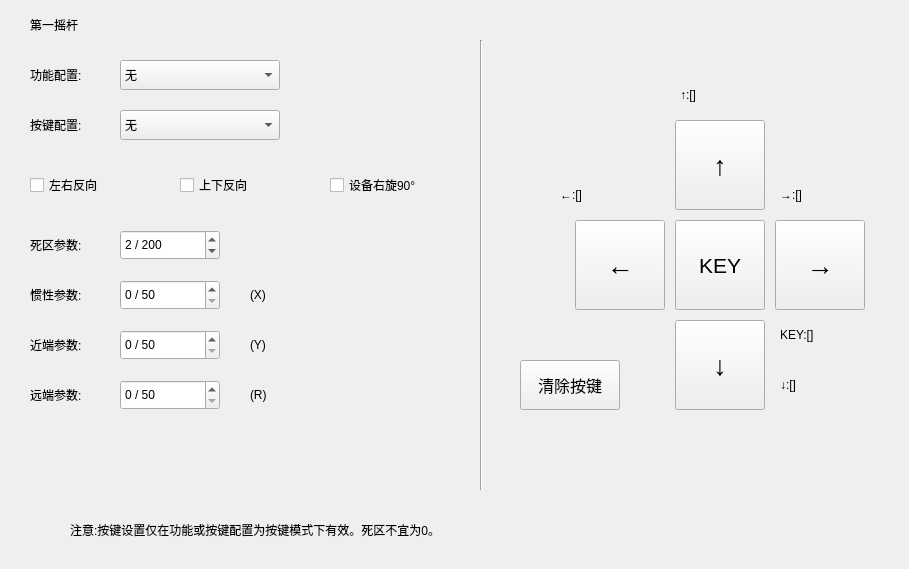
   <widget class="QWidget" name="tab_r">
    <attribute name="title">
     <string>摇杆</string>
    </attribute>
    <widget class="QComboBox" name="cBox_r_1">
     <property name="geometry">
      <rect>
       <x>120</x>
       <y>60</y>
       <width>160</width>
       <height>30</height>
      </rect>
     </property>
     <property name="focusPolicy">
      <enum>Qt::NoFocus</enum>
     </property>
     <item>
      <property name="text">
       <string>无</string>
      </property>
     </item>
     <item>
      <property name="text">
       <string>4向4键</string>
      </property>
     </item>
     <item>
      <property name="text">
       <string>8向4键</string>
      </property>
     </item>
     <item>
      <property name="text">
       <string>速度鼠标</string>
      </property>
     </item>
     <item>
      <property name="text">
       <string>位置鼠标</string>
      </property>
     </item>
    </widget>
    <widget class="QSpinBox" name="spinBox_v_1">
     <property name="geometry">
      <rect>
       <x>120</x>
       <y>280</y>
       <width>100</width>
       <height>30</height>
      </rect>
     </property>
     <property name="focusPolicy">
      <enum>Qt::NoFocus</enum>
     </property>
     <property name="suffix">
      <string> / 50</string>
     </property>
     <property name="maximum">
      <number>50</number>
     </property>
    </widget>
    <widget class="QSpinBox" name="spinBox_r_1">
     <property name="geometry">
      <rect>
       <x>120</x>
       <y>230</y>
       <width>100</width>
       <height>30</height>
      </rect>
     </property>
     <property name="focusPolicy">
      <enum>Qt::NoFocus</enum>
     </property>
     <property name="suffix">
      <string> / 200</string>
     </property>
     <property name="maximum">
      <number>200</number>
     </property>
     <property name="value">
      <number>2</number>
     </property>
    </widget>
    <widget class="QPushButton" name="key_r_1_0">
     <property name="geometry">
      <rect>
       <x>675</x>
       <y>120</y>
       <width>90</width>
       <height>90</height>
      </rect>
     </property>
     <property name="font">
      <font>
       <pointsize>20</pointsize>
      </font>
     </property>
     <property name="focusPolicy">
      <enum>Qt::NoFocus</enum>
     </property>
     <property name="text">
      <string>↑</string>
     </property>
    </widget>
    <widget class="QPushButton" name="key_r_1_1">
     <property name="geometry">
      <rect>
       <x>675</x>
       <y>320</y>
       <width>90</width>
       <height>90</height>
      </rect>
     </property>
     <property name="font">
      <font>
       <pointsize>20</pointsize>
      </font>
     </property>
     <property name="focusPolicy">
      <enum>Qt::NoFocus</enum>
     </property>
     <property name="text">
      <string>↓</string>
     </property>
    </widget>
    <widget class="QPushButton" name="key_r_1_2">
     <property name="geometry">
      <rect>
       <x>575</x>
       <y>220</y>
       <width>90</width>
       <height>90</height>
      </rect>
     </property>
     <property name="font">
      <font>
       <pointsize>20</pointsize>
      </font>
     </property>
     <property name="focusPolicy">
      <enum>Qt::NoFocus</enum>
     </property>
     <property name="text">
      <string>←</string>
     </property>
    </widget>
    <widget class="QPushButton" name="key_r_1_3">
     <property name="geometry">
      <rect>
       <x>775</x>
       <y>220</y>
       <width>90</width>
       <height>90</height>
      </rect>
     </property>
     <property name="font">
      <font>
       <pointsize>20</pointsize>
      </font>
     </property>
     <property name="focusPolicy">
      <enum>Qt::NoFocus</enum>
     </property>
     <property name="text">
      <string>→</string>
     </property>
    </widget>
    <widget class="Line" name="line">
     <property name="geometry">
      <rect>
       <x>480</x>
       <y>40</y>
       <width>3</width>
       <height>450</height>
      </rect>
     </property>
     <property name="focusPolicy">
      <enum>Qt::NoFocus</enum>
     </property>
     <property name="orientation">
      <enum>Qt::Vertical</enum>
     </property>
    </widget>
    <widget class="QPushButton" name="key_r_1">
     <property name="geometry">
      <rect>
       <x>675</x>
       <y>220</y>
       <width>90</width>
       <height>90</height>
      </rect>
     </property>
     <property name="font">
      <font>
       <pointsize>16</pointsize>
      </font>
     </property>
     <property name="focusPolicy">
      <enum>Qt::NoFocus</enum>
     </property>
     <property name="text">
      <string>KEY</string>
     </property>
    </widget>
    <widget class="QLabel" name="label_8">
     <property name="geometry">
      <rect>
       <x>30</x>
       <y>10</y>
       <width>100</width>
       <height>30</height>
      </rect>
     </property>
     <property name="focusPolicy">
      <enum>Qt::NoFocus</enum>
     </property>
     <property name="text">
      <string>第一摇杆</string>
     </property>
    </widget>
    <widget class="QLabel" name="label_12">
     <property name="geometry">
      <rect>
       <x>30</x>
       <y>60</y>
       <width>100</width>
       <height>30</height>
      </rect>
     </property>
     <property name="focusPolicy">
      <enum>Qt::NoFocus</enum>
     </property>
     <property name="text">
      <string>功能配置:</string>
     </property>
    </widget>
    <widget class="QLabel" name="label_14">
     <property name="geometry">
      <rect>
       <x>30</x>
       <y>280</y>
       <width>100</width>
       <height>30</height>
      </rect>
     </property>
     <property name="focusPolicy">
      <enum>Qt::NoFocus</enum>
     </property>
     <property name="text">
      <string>惯性参数:</string>
     </property>
    </widget>
    <widget class="QLabel" name="label_16">
     <property name="geometry">
      <rect>
       <x>30</x>
       <y>230</y>
       <width>100</width>
       <height>30</height>
      </rect>
     </property>
     <property name="focusPolicy">
      <enum>Qt::NoFocus</enum>
     </property>
     <property name="text">
      <string>死区参数:</string>
     </property>
    </widget>
    <widget class="QLabel" name="lb_r_1_0">
     <property name="geometry">
      <rect>
       <x>680</x>
       <y>80</y>
       <width>120</width>
       <height>30</height>
      </rect>
     </property>
     <property name="focusPolicy">
      <enum>Qt::NoFocus</enum>
     </property>
     <property name="text">
      <string>↑:[]</string>
     </property>
    </widget>
    <widget class="QLabel" name="lb_r_1_1">
     <property name="geometry">
      <rect>
       <x>780</x>
       <y>370</y>
       <width>120</width>
       <height>30</height>
      </rect>
     </property>
     <property name="focusPolicy">
      <enum>Qt::NoFocus</enum>
     </property>
     <property name="text">
      <string>↓:[]</string>
     </property>
    </widget>
    <widget class="QLabel" name="lb_r_1_2">
     <property name="geometry">
      <rect>
       <x>560</x>
       <y>180</y>
       <width>120</width>
       <height>30</height>
      </rect>
     </property>
     <property name="focusPolicy">
      <enum>Qt::NoFocus</enum>
     </property>
     <property name="text">
      <string>←:[]</string>
     </property>
    </widget>
    <widget class="QLabel" name="lb_r_1_3">
     <property name="geometry">
      <rect>
       <x>780</x>
       <y>180</y>
       <width>120</width>
       <height>30</height>
      </rect>
     </property>
     <property name="focusPolicy">
      <enum>Qt::NoFocus</enum>
     </property>
     <property name="text">
      <string>→:[]</string>
     </property>
    </widget>
    <widget class="QLabel" name="lb_r_1">
     <property name="geometry">
      <rect>
       <x>780</x>
       <y>320</y>
       <width>120</width>
       <height>30</height>
      </rect>
     </property>
     <property name="focusPolicy">
      <enum>Qt::NoFocus</enum>
     </property>
     <property name="text">
      <string>KEY:[]</string>
     </property>
    </widget>
    <widget class="QLabel" name="label_20">
     <property name="geometry">
      <rect>
       <x>70</x>
       <y>500</y>
       <width>800</width>
       <height>60</height>
      </rect>
     </property>
     <property name="focusPolicy">
      <enum>Qt::NoFocus</enum>
     </property>
     <property name="text">
      <string>注意:按键设置仅在功能或按键配置为按键模式下有效。死区不宜为0。</string>
     </property>
    </widget>
    <widget class="QCheckBox" name="cB_r_y_1">
     <property name="geometry">
      <rect>
       <x>180</x>
       <y>170</y>
       <width>120</width>
       <height>30</height>
      </rect>
     </property>
     <property name="focusPolicy">
      <enum>Qt::NoFocus</enum>
     </property>
     <property name="text">
      <string>上下反向</string>
     </property>
    </widget>
    <widget class="QCheckBox" name="cB_r_x_1">
     <property name="geometry">
      <rect>
       <x>30</x>
       <y>170</y>
       <width>120</width>
       <height>30</height>
      </rect>
     </property>
     <property name="focusPolicy">
      <enum>Qt::NoFocus</enum>
     </property>
     <property name="text">
      <string>左右反向</string>
     </property>
    </widget>
    <widget class="QLabel" name="label_41">
     <property name="geometry">
      <rect>
       <x>30</x>
       <y>110</y>
       <width>100</width>
       <height>30</height>
      </rect>
     </property>
     <property name="focusPolicy">
      <enum>Qt::NoFocus</enum>
     </property>
     <property name="text">
      <string>按键配置:</string>
     </property>
    </widget>
    <widget class="QComboBox" name="cBox_r_key_1">
     <property name="geometry">
      <rect>
       <x>120</x>
       <y>110</y>
       <width>160</width>
       <height>30</height>
      </rect>
     </property>
     <property name="focusPolicy">
      <enum>Qt::NoFocus</enum>
     </property>
     <item>
      <property name="text">
       <string>无</string>
      </property>
     </item>
     <item>
      <property name="text">
       <string>按键/快捷键</string>
      </property>
     </item>
     <item>
      <property name="text">
       <string>永久切换键</string>
      </property>
     </item>
    </widget>
    <widget class="QPushButton" name="key_clear_r_1">
     <property name="geometry">
      <rect>
       <x>520</x>
       <y>360</y>
       <width>100</width>
       <height>50</height>
      </rect>
     </property>
     <property name="font">
      <font>
       <pointsize>12</pointsize>
      </font>
     </property>
     <property name="focusPolicy">
      <enum>Qt::NoFocus</enum>
     </property>
     <property name="text">
      <string>清除按键</string>
     </property>
    </widget>
    <widget class="QCheckBox" name="cB_r_r_1">
     <property name="geometry">
      <rect>
       <x>330</x>
       <y>170</y>
       <width>120</width>
       <height>30</height>
      </rect>
     </property>
     <property name="focusPolicy">
      <enum>Qt::NoFocus</enum>
     </property>
     <property name="text">
      <string>设备右旋90°</string>
     </property>
    </widget>
    <widget class="QSpinBox" name="spinBox_v_2">
     <property name="geometry">
      <rect>
       <x>120</x>
       <y>330</y>
       <width>100</width>
       <height>30</height>
      </rect>
     </property>
     <property name="focusPolicy">
      <enum>Qt::NoFocus</enum>
     </property>
     <property name="suffix">
      <string> / 50</string>
     </property>
     <property name="maximum">
      <number>50</number>
     </property>
    </widget>
    <widget class="QSpinBox" name="spinBox_v_3">
     <property name="geometry">
      <rect>
       <x>120</x>
       <y>380</y>
       <width>100</width>
       <height>30</height>
      </rect>
     </property>
     <property name="focusPolicy">
      <enum>Qt::NoFocus</enum>
     </property>
     <property name="suffix">
      <string> / 50</string>
     </property>
     <property name="maximum">
      <number>50</number>
     </property>
    </widget>
    <widget class="QLabel" name="label_15">
     <property name="geometry">
      <rect>
       <x>30</x>
       <y>330</y>
       <width>100</width>
       <height>30</height>
      </rect>
     </property>
     <property name="focusPolicy">
      <enum>Qt::NoFocus</enum>
     </property>
     <property name="text">
      <string>近端参数:</string>
     </property>
    </widget>
    <widget class="QLabel" name="label_17">
     <property name="geometry">
      <rect>
       <x>30</x>
       <y>380</y>
       <width>100</width>
       <height>30</height>
      </rect>
     </property>
     <property name="focusPolicy">
      <enum>Qt::NoFocus</enum>
     </property>
     <property name="text">
      <string>远端参数:</string>
     </property>
    </widget>
    <widget class="QLabel" name="label_22">
     <property name="geometry">
      <rect>
       <x>250</x>
       <y>280</y>
       <width>100</width>
       <height>30</height>
      </rect>
     </property>
     <property name="focusPolicy">
      <enum>Qt::NoFocus</enum>
     </property>
     <property name="text">
      <string>(X)</string>
     </property>
    </widget>
    <widget class="QLabel" name="label_23">
     <property name="geometry">
      <rect>
       <x>250</x>
       <y>330</y>
       <width>100</width>
       <height>30</height>
      </rect>
     </property>
     <property name="focusPolicy">
      <enum>Qt::NoFocus</enum>
     </property>
     <property name="text">
      <string>(Y)</string>
     </property>
    </widget>
    <widget class="QLabel" name="label_34">
     <property name="geometry">
      <rect>
       <x>250</x>
       <y>380</y>
       <width>100</width>
       <height>30</height>
      </rect>
     </property>
     <property name="focusPolicy">
      <enum>Qt::NoFocus</enum>
     </property>
     <property name="text">
      <string>(R)</string>
     </property>
    </widget>
   </widget>
